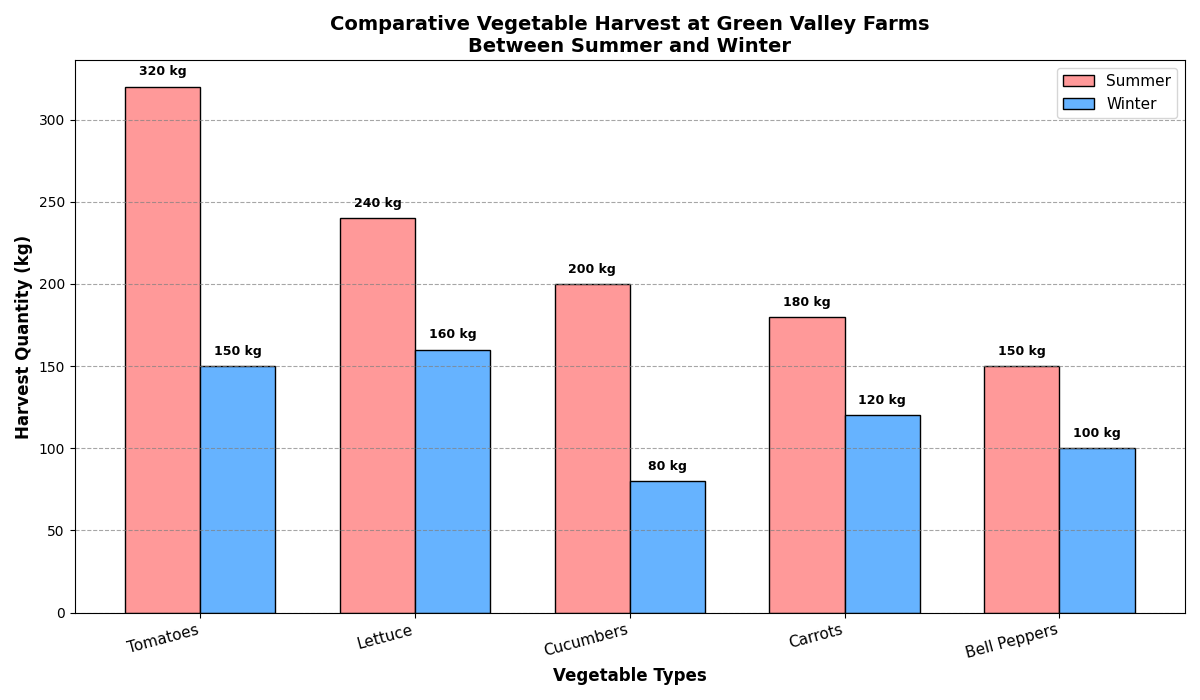

The script that drew this image:
import matplotlib.pyplot as plt
import numpy as np

# Veggie types
veggie_types = ['Tomatoes', 'Cucumbers', 'Carrots', 'Bell Peppers', 'Lettuce']

# Harvest quantities for summer and winter in kilograms (kg)
summer_harvest = [320, 200, 180, 150, 240]
winter_harvest = [150, 80, 120, 100, 160]

# Combine the harvest data and sort by summer harvest quantities in descending order
combined_data = list(zip(veggie_types, summer_harvest, winter_harvest))
combined_data.sort(key=lambda x: x[1], reverse=True)  # Sort by summer harvest quantities

# Unzip sorted data
sorted_veggie_types, sorted_summer_harvest, sorted_winter_harvest = zip(*combined_data)

# Positions for the veggies on the x-axis
x_positions = np.arange(len(sorted_veggie_types))

# Width of the bars
bar_width = 0.35

# Create a figure
fig, ax = plt.subplots(figsize=(12, 7))

# Bar chart for summer harvest
bars_summer = ax.bar(x_positions - bar_width / 2, sorted_summer_harvest, bar_width, label='Summer', color='#FF9999', edgecolor='black')

# Bar chart for winter harvest
bars_winter = ax.bar(x_positions + bar_width / 2, sorted_winter_harvest, bar_width, label='Winter', color='#66B3FF', edgecolor='black')

# Annotate bars with the harvest quantities
for bar in bars_summer + bars_winter:
    height = bar.get_height()
    ax.text(bar.get_x() + bar.get_width() / 2, height + 5, f'{height} kg', ha='center', va='bottom', fontsize=9, weight='bold')

# Customize the plot
ax.set_xlabel('Vegetable Types', fontsize=12, weight='bold')
ax.set_ylabel('Harvest Quantity (kg)', fontsize=12, weight='bold')
ax.set_title('Comparative Vegetable Harvest at Green Valley Farms\nBetween Summer and Winter', fontsize=14, weight='bold')

# Set the x-ticks to match the veggie types and adjust rotation
ax.set_xticks(x_positions)
ax.set_xticklabels(sorted_veggie_types, rotation=15, ha='right', fontsize=11)

# Adding grid lines for better estimation of values
ax.yaxis.grid(True, linestyle='--', which='major', color='grey', alpha=0.7)

# Adding legend
ax.legend(loc='upper right', fontsize=11)

# Automatically adjust layout to prevent text overlap
plt.tight_layout()

# Display the chart
plt.show()
